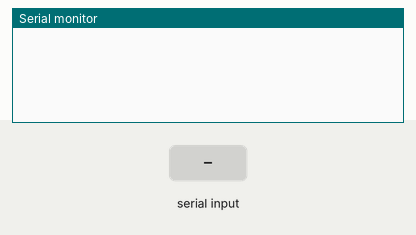
Recording of a sketch running on a simulated Arduino Uno, built with avr-gcc and run on an emulated ATmega328P. Shown: the last lines printed to the serial monitor. Inputs (shaded band) come from the test bench.

Above: at 1.2 s.
1.3 s: "1" received over the second serial link
At 2.1 s:
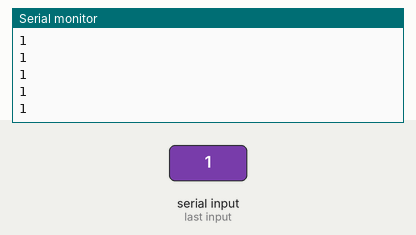
3.2 s: "0" received over the second serial link
At 3.9 s:
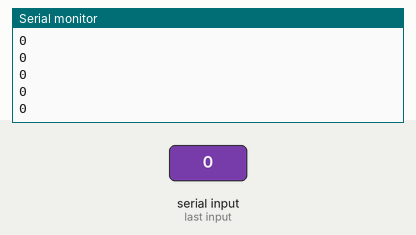
4.7 s: "2" received over the second serial link
At 5.8 s:
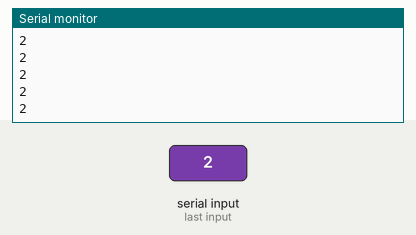
Timing chart, 0 to 7.7 s (numbered marks = the images above; inputs shaded):
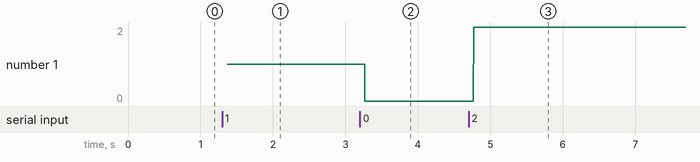

Measured:
- after the input at 1.3 s, the serial monitor: prints a new line after 0.07 s (image 1)
- after the input at 3.2 s, the serial monitor: prints a new line after 0.07 s (image 2)
- after the input at 4.7 s, the serial monitor: prints a new line after 0.07 s (image 3)
- plotted number 1: 1 → 0 after the input at 3.2 s, 0 → 2 after the input at 4.7 s

The sketch:

finalBT.ino
```cpp
#include <SoftwareSerial.h>

SoftwareSerial hc06(0,1);

String cmd="";
String finalcmd;
float sensor_val=0;

void setup(){
 	//Initialize Serial Monitor
 	Serial.begin(9600);
 	//Initialize Bluetooth Serial Port
 	hc06.begin(9600);
 // pinMode(7,INPUT);
}

void loop(){


 	//Read data from HC06
 	while(hc06.available()>0){

 			cmd+=(char)hc06.read();
      // Serial.println(cmd);
 	}

 /* if(digitalRead(7)==0)
    {
    cmd="0"; // Stop if bluetooth gets disconnected
    // Serial.println("BT Disconnected");
    finalcmd = cmd.toInt();
    }

  */
 	//Select function with cmd
 	if(cmd!=""){
 			// Serial.print("Command recieved : ");
 			// Serial.println(cmd);
 			// // We expect ON or OFF from bluetooth
 			// // if(cmd=="ON"){
 			// // 				Serial.println("Function is on");
 			// // }else if(cmd=="OFF"){
 			// // 				Serial.println("Function is off");
 			// // }else{
 			// // 				Serial.println("Function is off by default");
 			// // }

      // if(cmd=="1")
      // {
      //   Serial.println("Forward");
      // }
      // if(cmd=="2")
      // {
      //   Serial.println("Backward");
      // }
      // if(cmd=="3")
      // {
      //    Serial.println("Left");
      // }
      // if(cmd=="4")
      // {
      //   Serial.println("Right");
      // }
      // if(cmd=="0")
      // {
      //   Serial.println("Stop");
      // }
      finalcmd=cmd;
 			 cmd="";//reset cmd


 	}
  Serial.println(finalcmd);

 	// Simulate sensor measurement
 	// sensor_val=(float)random(256); // random number between 0 and 255

 	//Write sensor data to HC06
 	// hc06.print(sensor_val);
 //	delay(100);
}
// 1 for forward
// 2 for backward
// 3 for left
// 4 for right
// 0 for stop
// 4 for left
```
